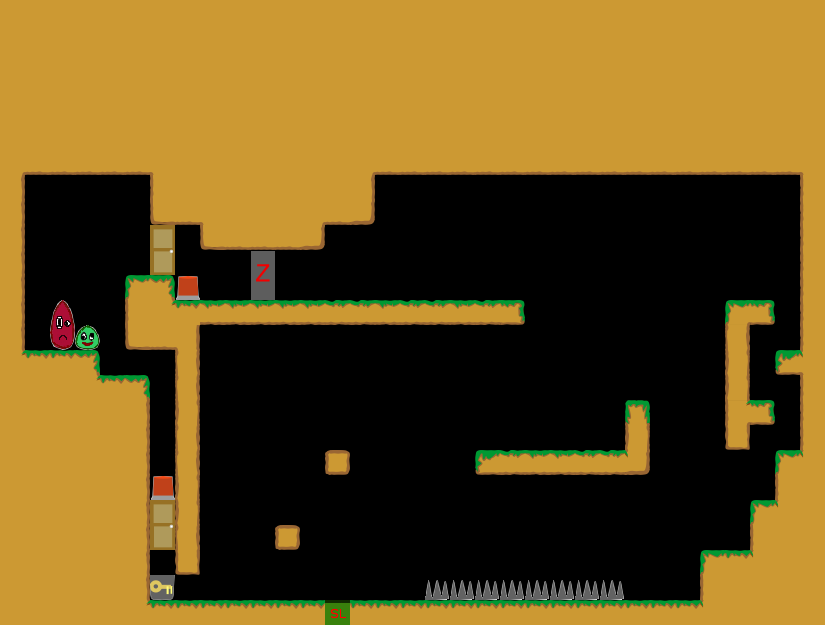

Below is a game level as drawn by its tile map, then a one-line description and the .tmx that defines it (tile-layer data replaced by summaries):
An orthogonal 33x25 tile map with 25x25 px tiles, 1 tile layer (Kachelebene 1).

<map version="1.0" orientation="orthogonal" width="33" height="25" tilewidth="25" tileheight="25">
 <tileset firstgid="1" name="Tileset" tilewidth="25" tileheight="25">
  <image source="../../../img/Tileset.png" width="400" height="250" />
 </tileset>
 <layer name="Kachelebene 1" width="33" height="25">
  <data>[825 cells, 453 non-empty, 38 distinct tile ids]</data>
 </layer>
</map>
